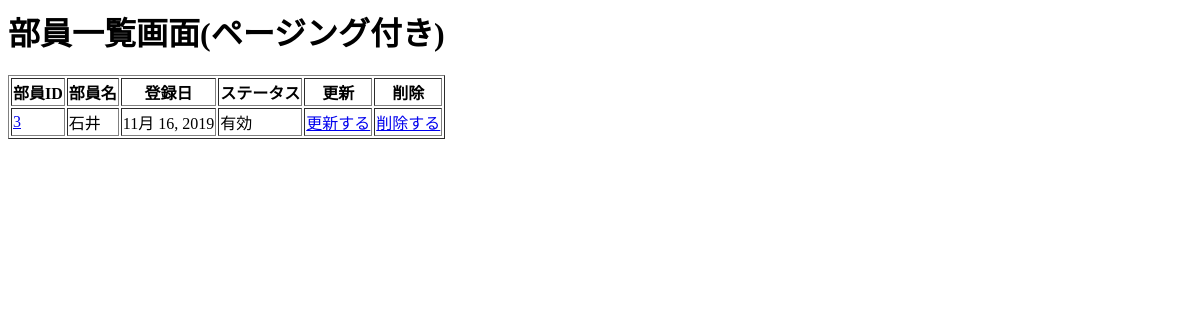
The page /enquete/page/3 on the database as committed earlier.
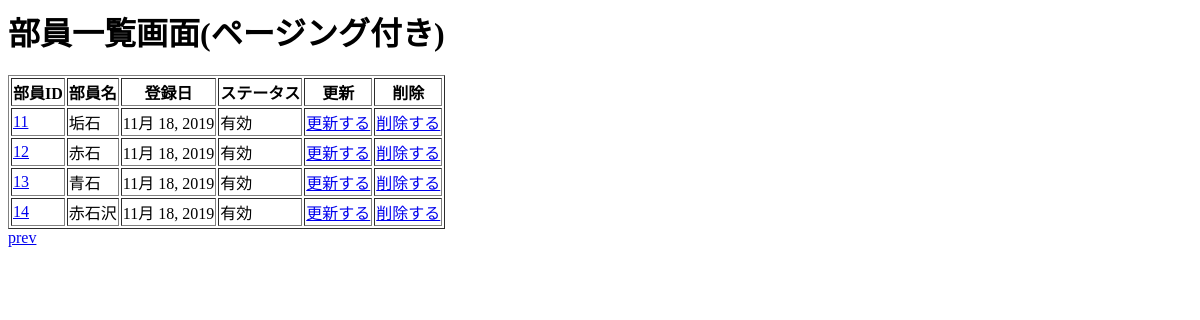
The same page on the database as committed later.
### enquete/models.py (models this page shows, shortened)
class MemberModel(models.Model):
    member_id = models.AutoField('部員ID', primary_key=True)
    member_name = models.CharField('部員名', max_length=100)
    registration_date = models.DateField('登録日', auto_now_add=True)
    delete_flag = models.BooleanField('削除フラグ', default=False)

### enquete/views.py (the view)
# urls.py: path('page/<int:page_num>', views.MemberPage.as_view(), name='member_page'),
class MemberPage(View):
    def __init__(self):
        self.member_model = models.MemberModel
    def get(self, request, *args, **kwargs):
        member_list = self.member_model.objects.all()
        member_page = Paginator(member_list, 4)
        if 'page_num' in kwargs:
            page_num = kwargs.get('page_num', 1)
        print(request.GET)
        print(kwargs)
        context_data = {
            'member_list': member_page.get_page(page_num),
        }
        return render(request, 'member_page.html', context_data)

### enquete/templates/member_page.html
<h1>部員一覧画面(ページング付き)</h1>
<table border="1">
  <tr>
    <th>部員ID</th>
    <th>部員名</th>
    <th>登録日</th>
    <th>ステータス</th>
    <th>更新</th>
    <th>削除</th>
  </tr>
  {% for member in member_list %}
  <tr>
    <td>
      <a href="{% url 'enquete:member_detail' member.member_id %}">{{ member.member_id }}</a>
    </td>
    <td>{{ member.member_name }}</td>
    <td>{{ member.registration_date }}</td>
    <td>
      {% if member.delete_flag %}
      無効
      {% else %}
      有効
      {% endif %}
    </td>
    <td>
      <a href="{% url 'enquete:member_update' member.member_id %}">更新する</a>
    </td>
    <td>
      <a href="{% url 'enquete:member_delete_confrim' member.member_id %}">削除する</a>
    </td>
  </tr>
  {% endfor %}
</table>
<div >
  {% if member_list.has_previous %}
  <a href="{% url 'enquete:member_page' 1 %}">prev</a>
  {% endif %}
</div>

Rows that differ between the two databases and show on the page:
no longer on this page (row unchanged): MemberModel: member_id "3", member_name "石井", registration_date "11月 16, 2019", delete_flag "有効"
added MemberModel: member_id "11", member_name "垢石", registration_date "11月 18, 2019", delete_flag "有効"
added MemberModel: member_id "12", member_name "赤石", registration_date "11月 18, 2019", delete_flag "有効"
added MemberModel: member_id "13", member_name "青石", registration_date "11月 18, 2019", delete_flag "有効"
added MemberModel: member_id "14", member_name "赤石沢", registration_date "11月 18, 2019", delete_flag "有効"
Other text that changed with them:
text now shown: "prev"
